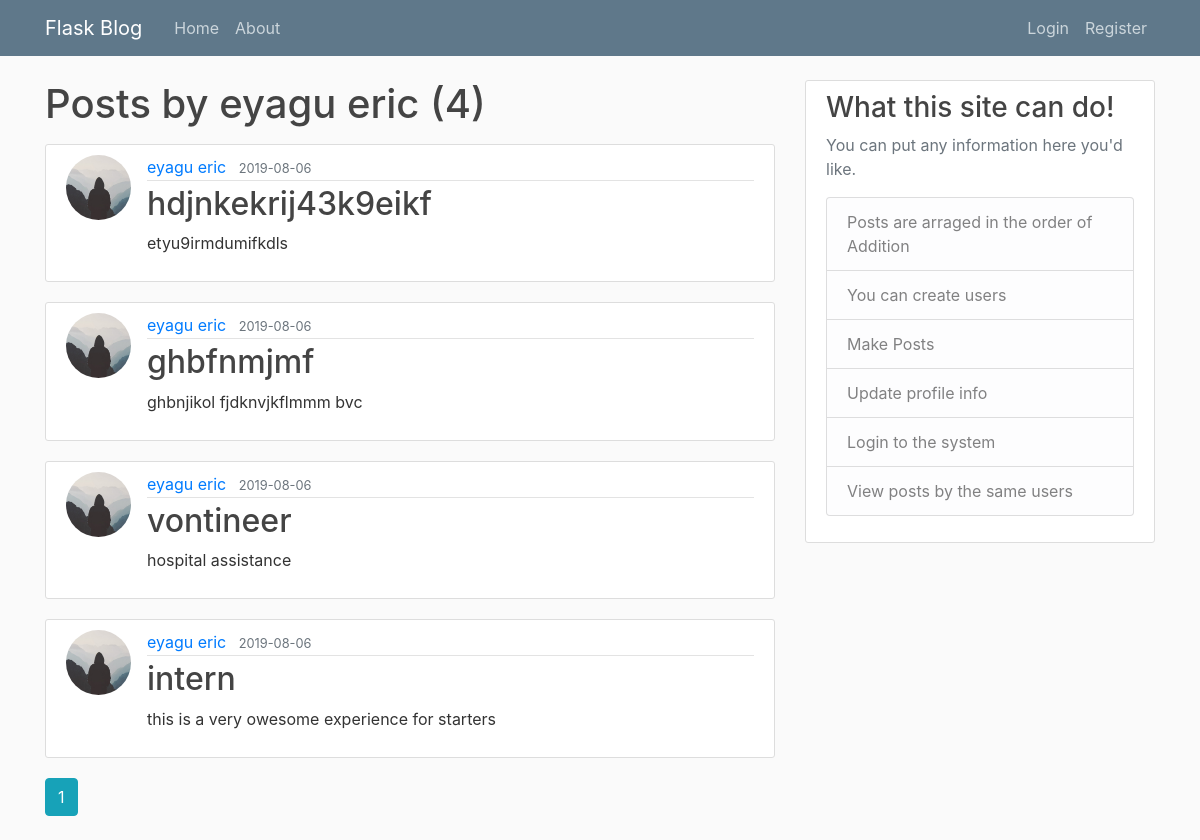
Screenshot of /user/eyagu eric with the database file from the repository.
### flaskblog/models.py (models this page shows, shortened)
class User(db.Model, UserMixin):
    id = db.Column(db.Integer, primary_key=True)
    username = db.Column(db.String(20), unique=True, nullable=False)
    email = db.Column(db.String(120), unique=True, nullable=False)
    image_file = db.Column(db.String(20), nullable=False, default='default.jpg')
    password = db.Column(db.String(60), nullable=False)
    posts = db.relationship('Post', backref='author', lazy=True)

class Post(db.Model):
    id = db.Column(db.Integer, primary_key=True)
    title = db.Column(db.String(100), nullable=False)
    date_posted = db.Column(db.DateTime, nullable=False, default=datetime.utcnow)
    content = db.Column(db.Text, nullable=False)
    user_id = db.Column(db.Integer, db.ForeignKey('user.id'), nullable=False)

### flaskblog/routes.py (the view)
@app.route("/user/<string:username>")
def user_posts(username):
    page = request.args.get('page', 1, type=int)
    user = User.query.filter_by(username=username).first_or_404()
    posts = Post.query.filter_by(author=user)\
        .order_by(Post.date_posted.desc())\
        .paginate(page=page, per_page=5)
    return render_template('user_posts.html', posts=posts, user=user)

### flaskblog/templates/user_posts.html
{% extends "layout.html" %}
{% block content %}
    <h1 class="mb-3">Posts by {{ user.username }} ({{ posts.total }})</h1>
    {% for post in posts.items %}
        <article class="media content-section">
          <img class="rounded-circle article-img" src="{{ url_for('static', filename='profile_pics/' + post.author.image_file) }}">
          <div class="media-body">
            <div class="article-metadata">
              <a class="mr-2" href="{{ url_for('user_posts', username=post.author.username) }}">{{ post.author.username }}</a>
              <small class="text-muted">{{ post.date_posted.strftime('%Y-%m-%d') }}</small>
            </div>
            <h2><a class="article-title" href="{{ url_for('post', post_id=post.id) }}">{{ post.title }}</a></h2>
            <p class="article-content">{{ post.content }}</p>
          </div>
        </article>
    {% endfor %}
    {% for page_num in posts.iter_pages(left_edge=1, right_edge=1, left_current=1, right_current=2) %}
      {% if page_num %}
        {% if posts.page == page_num %}
          <a class="btn btn-info mb-4" href="{{ url_for('user_posts', username=user.username, page=page_num) }}">{{ page_num }}</a>
        {% else %}
          <a class="btn btn-outline-info mb-4" href="{{ url_for('user_posts', username=user.username, page=page_num) }}">{{ page_num }}</a>
        {% endif %}
      {% else %}
        ...
      {% endif %}
    {% endfor %}
{% endblock content %}

### flaskblog/static/main.css (style rules this page uses)
body { background: #fafafa; color: #333333; margin-top: 5rem; }
h1, h2, h3, h4, h5, h6 { color: #444444; }
.content-section { background: #ffffff; padding: 10px 20px; border: 1px solid #dddddd; border-radius: 3px; margin-bottom: 20px; }
.article-title { color: #444444; }
.article-content { white-space: pre-line; }
.article-img { height: 65px; width: 65px; margin-right: 16px; }
.article-metadata { padding-bottom: 1px; margin-bottom: 4px; border-bottom: 1px solid #e3e3e3 }

### rows the page displays
User: username "eyagu eric"
Post: image_file (placeholder picture), author.username "eyagu eric", date_posted "2019-08-06", title "hdjnkekrij43k9eikf", content "etyu9irmdumifkdls"
Post: image_file (placeholder picture), author.username "eyagu eric", date_posted "2019-08-06", title "ghbfnmjmf", content "ghbnjikol fjdknvjkflmmm bvc"
Post: image_file (placeholder picture), author.username "eyagu eric", date_posted "2019-08-06", title "vontineer", content "hospital assistance"
Post: image_file (placeholder picture), author.username "eyagu eric", date_posted "2019-08-06", title "intern", content "this is a very owesome experience for starters"

### other values shown
{{ posts.total }} "4"
{{ page_num }} "1"
